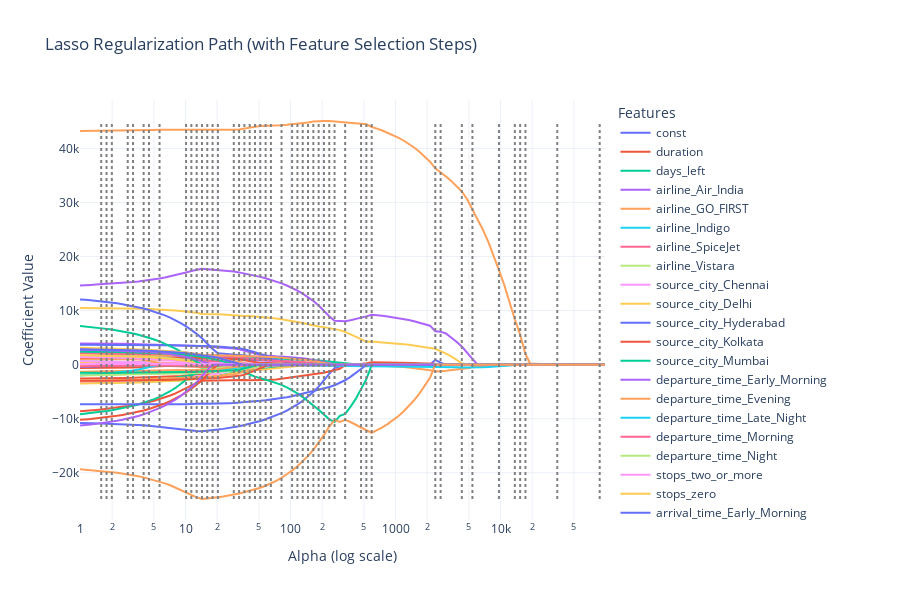

Notebook code for this chart:
### Code cell
import numpy as np
import plotly.graph_objects as go
from sklearn.linear_model import lasso_path

# Compute Lasso path
X_pipeline = preprocessor.fit_transform(X_train)
alphas_lasso, coefs_lasso, _ = lasso_path(X_pipeline, y_train, eps=1e-5)
feature_names = X_train.columns.to_list()

# Count non-zero coefficients per alpha
nonzero_counts = (coefs_lasso != 0).sum(axis=0)

# Find where non-zero count changes
change_indices = np.where(np.diff(nonzero_counts) != 0)[0] + 1
change_alphas = alphas_lasso[change_indices]
change_counts = nonzero_counts[change_indices]

# Create base plot: coefficient paths
fig = go.Figure()

for coef, name in zip(coefs_lasso, feature_names):
    fig.add_trace(go.Scatter(
        x=alphas_lasso,
        y=coef,
        mode='lines',
        name=name
    ))

# Add vertical dotted lines where non-zero feature count changes
for alpha, count in zip(change_alphas, change_counts):
    fig.add_trace(go.Scatter(
        x=[alpha, alpha],
        y=[coefs_lasso.min(), coefs_lasso.max()],
        mode='lines',
        line=dict(dash='dot', color='gray'),
        showlegend=False,
        hovertemplate=f"Alpha: {alpha:.4f}<br>Non-zero features: {count}<extra></extra>"
    ))

# Final layout
fig.update_layout(
    title='Lasso Regularization Path (with Feature Selection Steps)',
    xaxis=dict(title='Alpha (log scale)', type='log'),
    yaxis=dict(title='Coefficient Value'),
    template='plotly_white',
    legend_title_text='Features',
    width=900,
    height=600
)

fig.show()
